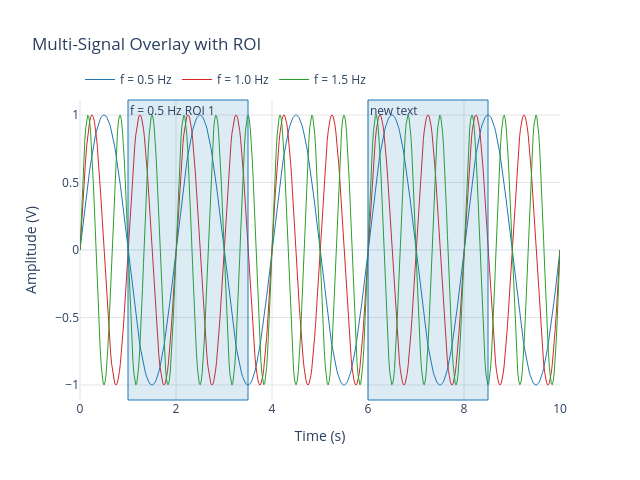

The notebook cell saved with this chart:
### Markdown cell above
---
## 6. Multi-Signal Overlay

Compare multiple signals on a single interactive plot. Supports
SignalObj, plain numpy arrays, and (x, y) tuples.

### Code cell
# Three sine waves at different frequencies
sigs = [
    sigima.objects.create_signal(
        title=f"f = {f} Hz",
        x=np.linspace(0, 10, 500),
        y=np.sin(2 * np.pi * f * np.linspace(0, 10, 500)),
        labels=("Time", "Amplitude"), units=("s", "V"),
    )
    for f in [0.5, 1.0, 1.5]
]
sigs[0].roi = sigima.objects.create_signal_roi([[1.0, 3.5], [6.0, 8.5]])

plotter.plot(sigs, title="Multi-Signal Overlay with ROI", show_roi=True)

### Figure 1 — Plotly figure (JSON) as saved in the notebook; plotly's stock layout.template omitted (floating-point values rounded to 4 significant figures; data arrays with more than 128 entries replaced by an {"elided": "..."} marker saying what was removed)
{"data": [{"line": {"color": "#1f77b4", "dash": "solid", "width": 1}, "mode": "lines", "name": "f = 0.5 Hz", "type": "scatter", "x": {"elided": "500 float values"}, "y": {"elided": "500 float values"}}, {"line": {"color": "#d62728", "dash": "solid", "width": 1}, "mode": "lines", "name": "f = 1.0 Hz", "type": "scatter", "x": {"elided": "500 float values"}, "y": {"elided": "500 float values"}}, {"line": {"color": "#2ca02c", "dash": "solid", "width": 1}, "mode": "lines", "name": "f = 1.5 Hz", "type": "scatter", "x": {"elided": "500 float values"}, "y": {"elided": "500 float values"}}], "layout": {"annotations": [{"showarrow": false, "text": "f = 0.5 Hz ROI 1", "x": 1, "xanchor": "left", "xref": "x", "y": 1, "yanchor": "top", "yref": "y domain"}, {"showarrow": false, "x": 6, "xanchor": "left", "xref": "x", "y": 1, "yanchor": "top", "yref": "y domain"}], "height": 480, "legend": {"orientation": "h", "x": 0, "xanchor": "left", "y": 1.02, "yanchor": "bottom"}, "shapes": [{"fillcolor": "rgba(31, 119, 180, 0.15)", "line": {"color": "#1f77b4", "width": 1}, "type": "rect", "x0": 1, "x1": 3.5, "xref": "x", "y0": 0, "y1": 1, "yref": "y domain"}, {"fillcolor": "rgba(31, 119, 180, 0.15)", "line": {"color": "#1f77b4", "width": 1}, "type": "rect", "x0": 6, "x1": 8.5, "xref": "x", "y0": 0, "y1": 1, "yref": "y domain"}], "showlegend": true, "title": {"text": "Multi-Signal Overlay with ROI"}, "width": 640, "xaxis": {"gridcolor": "rgba(0,0,0,0.1)", "gridwidth": 1, "showgrid": true, "title": {"text": "Time (s)"}}, "yaxis": {"gridcolor": "rgba(0,0,0,0.1)", "gridwidth": 1, "showgrid": true, "title": {"text": "Amplitude (V)"}}}}
